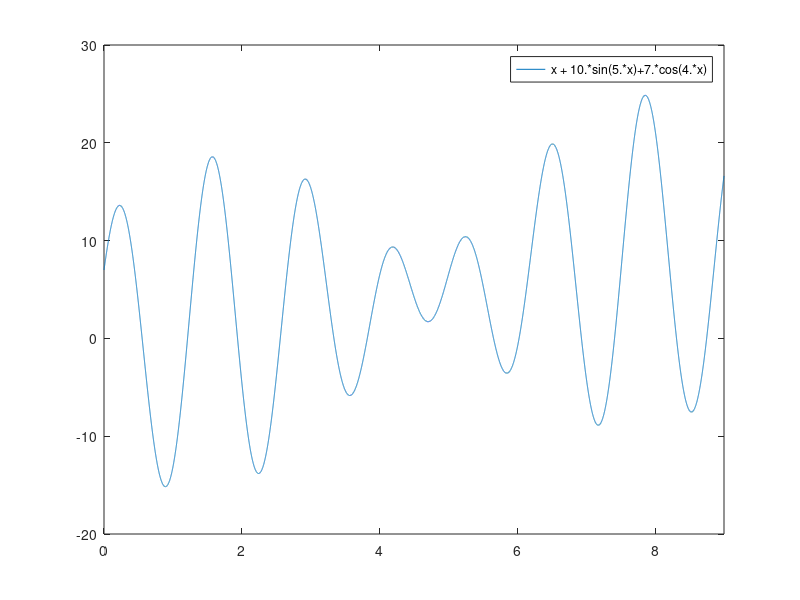

MATLAB code for this plot: (Note: this script raises an error after producing the figure.)
%GADEMO1 Introduction to the Genetic Optimization Toolbox

clf;
figure(gcf);
more on
echo on
clc
%    ==========================================================
%    GADEMO 1
%    ==========================================================

%    INITIALIZE - Initialize a poplutaton of solutions
%    GA         - Simulates evolution

pause % Strike any key for the introduction to Genetic Algorithms
clc

%    Genetic algorithms

%    A genetic algorithm is a simulation of evolution where the
%    rule of survival of the fittest is applied to a population
%    of individuals.
%    The basic genetic algorithm is as follows:
%      1. Create an initial population (usually a randomly
%         generated string)
%      2. Evaluate all of the individuals (apply some function
%         or formula to the individuals)
%      3. Select a new population from the old population based
%         on the fittness of the individuals as given by the
%         evaluation function.
%      4. Apply some genetic operators (mutation & crossover)
%         to members of the population to create new solutions.
%      5. Evaluate these newly created individuals.
%      6. Repeat steps 3-6 (one generation) until the
%         termination criteria has been satisfied (usually
%         perform for a certain fixed number of generations)
%
%    Let's look at an example

pause % Strike any key to define the problem...
clc

%   Let's consider the maximization of the following function:
%   f(x) = x + 10*sin(5*x)+7*cos(4*x) over the interval (0,9)
fplot('x + 10*sin(5*x)+7*cos(4*x)',[0 9])

%   Now, let's set up a genetic algorithm to find the maximum
%   of this problem.  First, we need to create the evaluation
%   function .m file, here is gademo1eval1.m

pause 				% Strike any key to look at gademo1eval1.m
type gademo1eval1.m
pause 					% Strike any key to continue
clc

%   Note that the evaluation function must take two parameters,
%   sol and options.  Sol is a row vector of n+1 elements where
%   the first n elements are the parameters of interest.  The
%   n+1'th element is the value of this solution.  The options
%   matrix is a row matrix of 
%   [current generation, eval options]
%   The eval function must return both the value of the sting,
%   val and the string itself, sol.  This is done so that
%   your evaluation can repair and/or improve the string.

pause 					% Strike any key to continue
clc

%   Now that we have defined the evaluation function, we now
%   have to create an initial population.  The most common way
%   to generate an initial population is to randomly generate
%   solutions within the range of interest, in this case 0-9.
%   The initialize routine will do this for you.

pause 				% Strike any key for help on initialize
clc
help initializega
pause 					% Strke any key to continue.
clc
%   Let's create a random starting popluation of size 10.
initPop=initializega(10,[0 9],'gademo1eval1');
pause 					% Strke any key to continue.

%   We can now take a look at this population.
hold on
plot (initPop(:,1),initPop(:,2),'g+')
pause % Strike any key to continue 
clc
%  We can now run the evolutionary procedure on this
%  population.
help ga
pause 					% Strike any key to continue

% Now let's run the ga for one generation.
[x endPop] = gaopt([0 9],'gademo1eval1',[],initPop,[1e-6 1 1],'maxGenTerm',1,...
  'normGeomSelect',[0.08],['arithXover'],[2 0],'nonUnifMutation',[2 1 3]);

x %The best found
%And plot the resulting the resulting population
plot (endPop(:,1),endPop(:,2),'ro')
pause 					% Strike any key to continue

% Now let's run the ga for 25 generations
[x endPop bpop trace] = gaopt([0 9],'gademo1eval1',[],initPop,[1e-6 1 1],'maxGenTerm',25,...
  'normGeomSelect',[0.08],['arithXover'],[2],'nonUnifMutation',[2 25 3]);
x %The best found
% And plot the resulting the resulting population
plot (endPop(:,1),endPop(:,2),'y*')

figure(2)
%Lets take a look at the performance of the ga during the run
plot(trace(:,1),trace(:,3),'y-')
hold on
plot(trace(:,1),trace(:,2),'r-')
xlabel('Generation'); ylabel('Fittness');
%The red line is a track of the best solution, the yellow is a track of the
%average of the population

pause %Any key to continue
% End of gademo1